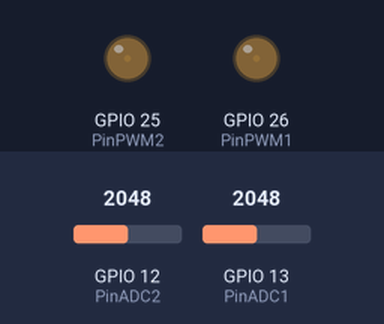
This sketch was run on a simulated ESP32. On the bench: output pins drawn as LEDs (lit = HIGH). The test bench sets the inputs (shaded band); at power-on: GPIO 12 (PinADC2) = 2048, GPIO 13 (PinADC1) = 2048. What the sketch prints to the serial monitor is not drawn.

Above: at 0.05 s.
At 0.65 s:
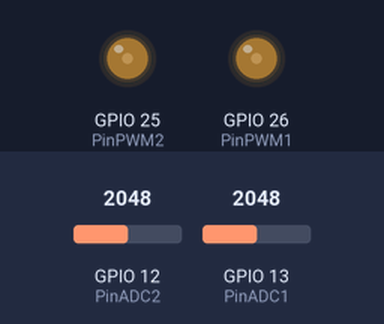
At 1.3 s:
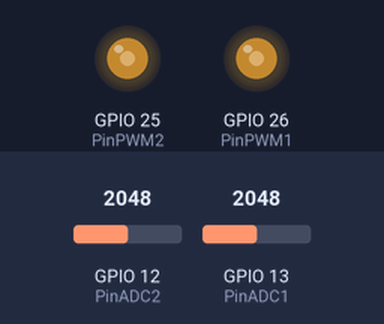
At 2.6 s:
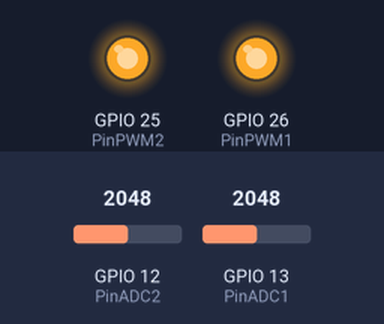
Timing chart, 0 to 6.1 s (numbered marks = the images above):
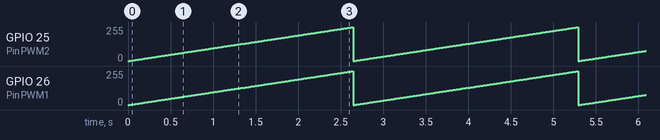

Measured:
- by itself, GPIO 25 (PinPWM2), GPIO 26 (PinPWM1): ramps from 0/255 to 255/255 and jumps back, once every 2.6 s

The sketch:

AnalogOutput_PWM3.ino
```cpp
/*
 *Universidad Nacional Autónoma de México
 *Facultad de Ciencias
 *Licenciatura en Ciencias de la Computación
 *Seminario de Ciencias de la Computación A: Introducción al Internet de las Cosas
 *
 *Escrito por: M. en I. Valente Vázquez Velázquez
 *Última modificación: 1-enero-2023
 *https://sites.google.com/ciencias.unam.mx/introduccion-iot-fc/inicio
*/

#define PinPWM1 26
#define PinPWM2 25
#define PinADC1 13
#define PinADC2 12

//Variables para definir el PWM
const int freq1 = 1000; //Frecuencia en Hz
const int ChanelPWM1 = 0; //Canal 0
const int resolution1 = 8; //Bits de resolución, hasta 8

const int freq2 = 500; //Frecuencia en Hz
const int ChanelPWM2 = 1; //Canal 1
const int resolution2 = 8; //Bits de resolución, hasta 8

void setup() {
  Serial.begin(115200);
  pinMode(PinPWM1, OUTPUT);
  pinMode(PinPWM2, OUTPUT);
  pinMode(PinADC1, INPUT);
  pinMode(PinADC2, INPUT);

  ledcSetup(ChanelPWM1, freq1, resolution1);
  ledcSetup(ChanelPWM2, freq2, resolution2);
  ledcAttachPin(PinPWM1, ChanelPWM1);
  ledcAttachPin(PinPWM2, ChanelPWM2);
}

void loop() {
  for(int i = 0; i < 256; i++){
    ledcWrite(ChanelPWM1, i);
    ledcWrite(ChanelPWM2, i);
    float v1 = analogRead(PinADC1)*(3.3/4096.0);
    float v2 = analogRead(PinADC2)*(3.3/4096.0);
    delayMicroseconds(10000);

    Serial.print("S1:");
    Serial.print(v1);
    Serial.print(",");
    Serial.print("S2:");
    Serial.println(v2);
  }
}
```
